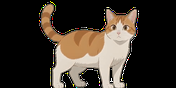
#> input picture CatBar/Resources/rest_cat.png, 176 x 88 px
$ python -i make_frames.py   (imports and definitions only)
#> lines starting #> are read from the running program, lines starting #| are printed output that depends on the picture
#!/usr/bin/env python3
"""Cut the user's green-screen cat video into menu-bar frames.

The source is 1280x720 at 30 fps. Its backdrop is a *green gradient with a
vignette* rather than pure #00FF00, but it is still cleanly separable: the
backdrop has a green excess ``G - (R+B)/2`` of about 27...31, while the
orange-and-white cat sits at -15...0. A soft chroma key therefore yields a
per-pixel alpha with real semi-transparent edges. Unlike the earlier pale-grey
source, there is no need to guess a silhouette, repaint the white fur, or draw
an artificial outline -- all of which produced the chunky brown residue around
the legs.

The cat walks across the frame rather than looping in place, so every frame is
aligned on the centre of mass of its upper body before one common crop is
taken. The first 32 frames with a well-closed walking cycle are exported, plus
a still standing pose for the idle bucket.

Extract the video frames first (the shared AVFoundation helper lives in
Tools/RestDogFrames)::

    swift Tools/RestDogFrames/ExtractFrames.swift cat-green.mp4 /tmp/cat_green_raw 30
    python3 Tools/CatFrames/make_frames.py /tmp/cat_green_raw CatBar/Resources/CatFrames
"""

import argparse
import glob
import os

import numpy as np
from PIL import Image, ImageDraw
from scipy import ndimage

# 4x artwork for the cat's 44x22 pt canvas.
CANVAS = (176, 88)


def load(path):
    return np.asarray(Image.open(path).convert("RGB")).astype(np.float32)


def cutout(rgb):
    """Soft chroma key + green-spill suppression + largest connected blob."""
    exg = rgb[..., 1] - (rgb[..., 0] + rgb[..., 2]) / 2
    alpha = np.clip((20.0 - exg) / 12.0, 0.0, 1.0)
    alpha = ndimage.median_filter(alpha, size=3)

    # Keep only the cat: compression noise, motion lines and the faint ground
    # shadow form small separate islands.
    solid = alpha > 0.5
    labels, count = ndimage.label(solid)
    if count:
        sizes = np.bincount(labels.ravel())
        sizes[0] = 0
        keep = ndimage.binary_dilation(labels == sizes.argmax(), iterations=2)
        alpha *= keep

    # Despill: edge pixels still carry a little of the green backdrop. The cat
    # has no green of its own, so clamping G to the red/blue average is safe.
    g = np.minimum(rgb[..., 1], (rgb[..., 0] + rgb[..., 2]) / 2 + 2.0)
    out = np.dstack([rgb[..., 0], g, rgb[..., 2], alpha * 255.0])
    return np.clip(out, 0, 255).astype(np.uint8), alpha


# [92 lines left out: functions aligned, fit, main, not called in this run]


# [2 lines not run here, left out]

>>> import cv2
>>> picture = cv2.imread('../../CatBar/Resources/rest_cat.png', cv2.IMREAD_GRAYSCALE)
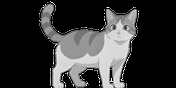
#> picture: shape (88, 176); min 0, max 255, mean 53.5
>>> result = cutout(picture)
#> in cutout, `exg = rgb[..., 1] - (rgb[..., 0] + rgb[..., 2]) / 2`: exg = 88 values from 0 to 0
#> in cutout, `alpha = np.clip((20.0 - exg) / 12.0, 0.0, 1.0)`: alpha = 88 values from 1 to 1
#> in cutout, `labels, count = ndimage.label(solid)`: count = 1
#> in cutout, `sizes = np.bincount(labels.ravel())`: sizes = [0, 88]
#> in cutout, `g = np.minimum(rgb[..., 1], (rgb[..., 0] + rgb[..., 2]) / 2 + 2.0)`: g = 88 values from 0 to 0
#> in cutout, `out = np.dstack([rgb[..., 0], g, rgb[..., 2], alpha * 255.0])`: out = 88 rows, first 6: [0, 0, 0, 255], [0, 0, 0, 255], [0, 0, 0, 255], [0, 0, 0, 255], [0, 0, 0, 255], [0, 0, 0, 255]

$ run again, on CatBar/Resources/CatFrames/cat_run_01.png
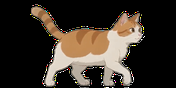
#> input picture CatBar/Resources/CatFrames/cat_run_01.png, 176 x 88 px
#> `picture = cv2.imread('../../CatBar/Resources/rest_cat.png', cv2.IMREAD..`:
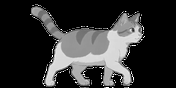
#> picture: shape (88, 176); min 0, max 255, mean 51.5
#> exg = 88 values from 0 to 0
#> alpha = 88 values from 1 to 1
#> count = 1
#> sizes = [0, 88]
#> g = 88 values from 0 to 0
#> out = 88 rows, first 6: [0, 0, 0, 255], [0, 0, 0, 255], [0, 0, 0, 255], [0, 0, 0, 255], [0, 0, 0, 255], [0, 0, 0, 255]
